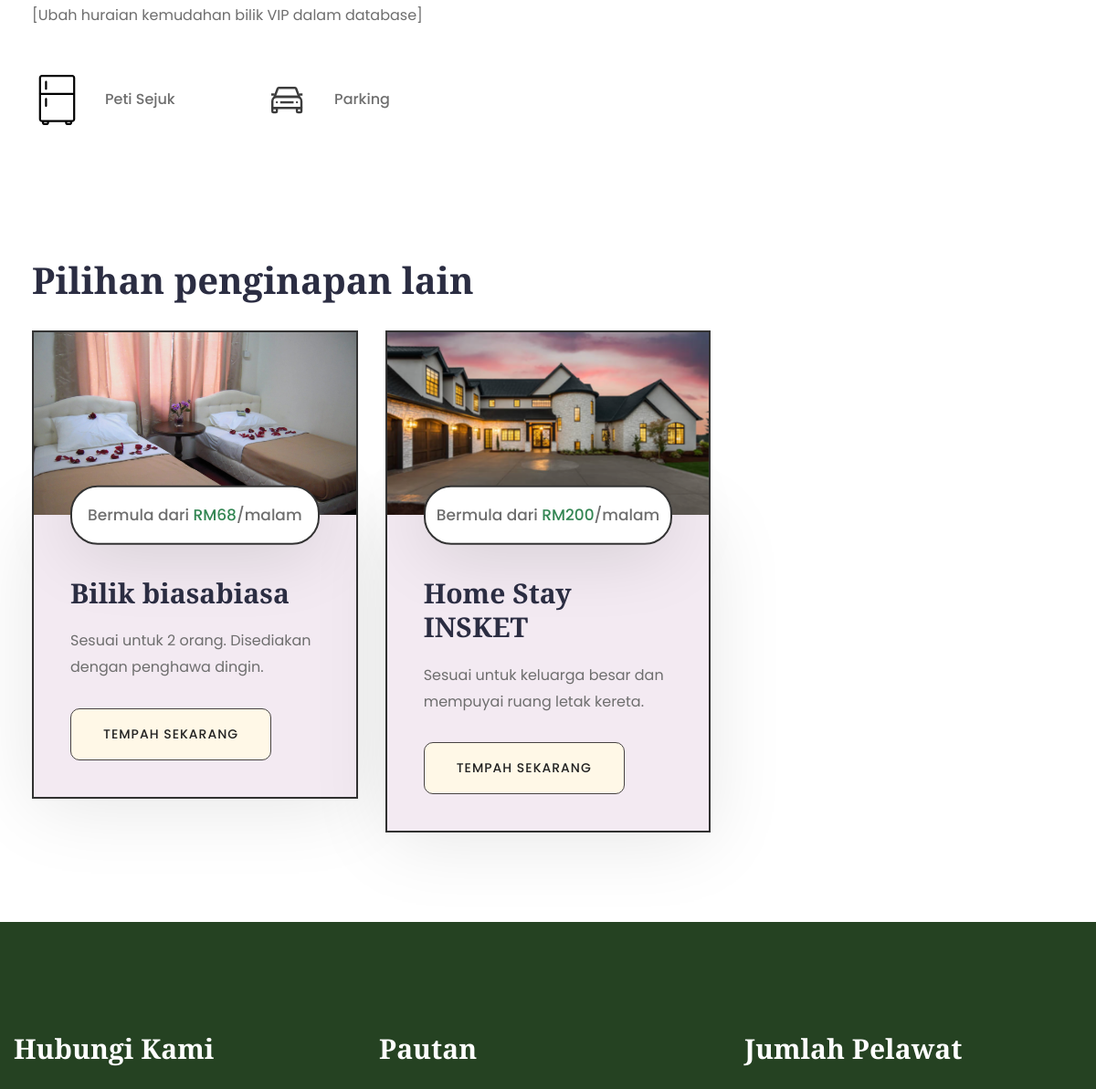
Page /room_details.php?room_id=2 (middle part) on the earlier database version.
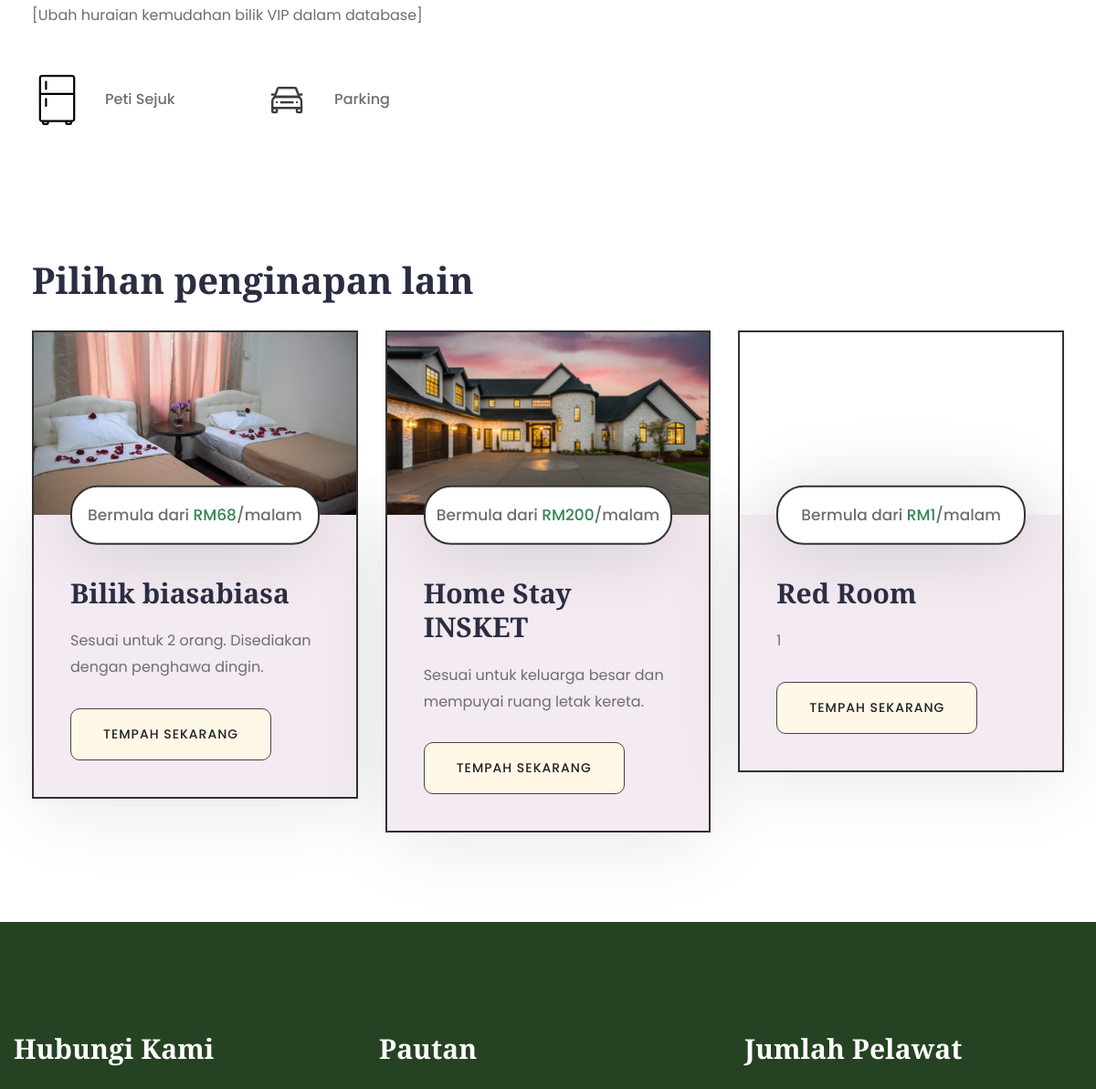
Same page on the later database version.
### tables this page shows
CREATE TABLE `kemudahan` (
  `id_kemudahan` int(11) NOT NULL,
  `nama` varchar(25) DEFAULT NULL,
  `icon_url` varchar(100) DEFAULT NULL
);

CREATE TABLE `bilik` (
  `id_bilik` int(10) NOT NULL,
  `nama_bilik` varchar(50) DEFAULT NULL,
  `kapasiti` int(4) DEFAULT NULL,
  `jenis_bilik` varchar(15) DEFAULT NULL,
  `harga_semalaman` float DEFAULT NULL,
  `huraian_kemudahan` text DEFAULT NULL,
  `huraian_pendek` text DEFAULT NULL,
  `huraian` text DEFAULT NULL,
  `max_capacity` int(3) DEFAULT NULL,
  `id_admin` int(10) DEFAULT NULL
);

### Models/room.php (called while the page is built, shortened)
<?php
class Room
{
    private $id;
    private $name;
    private $price;
    private $shortDesc;
    private $imgMain;
    private $aminitiesList;
    public function __construct($id, $name, $capacity, $type, $price, $amenDesc, $shortDesc, $longDesc, $maxCapacity, $imgMain, $imgBanner, $imgList, $aminitiesList)
    {
        $this->id = $id;
        $this->name = $name;
        $this->price = $price;
        $this->shortDesc = $shortDesc;
        $this->imgMain = $imgMain;
        $this->aminitiesList = $aminitiesList;
    }
    public function getId()
    {
        return $this->id;
    }
    public function getName()
    {
        return $this->name;
    }
    public function getPrice()
    {
        return $this->price;
    }
    public function getShortDesc()
    {
        return $this->shortDesc;
    }
    public function getImgMain()
    {
        return $this->imgMain;
    }
    public function getAminitiesList()
    {
        return $this->aminitiesList;
    }
    public static function getAllRooms()
    {
        $conn = DBConnection::getConnection();
        $rooms = [];
        $sql = "SELECT id_bilik FROM bilik";
        $result = $conn->query($sql);
        if ($result->num_rows > 0) {
            while ($row = $result->fetch_assoc()) {
                $rooms[] = Room::getRoomById($row['id_bilik']);
            }
        }
        return $rooms;
    }
    public static function getRoomById($roomId)
    {
        $conn = DBConnection::getConnection();
        $imgMain = Room::getRoomImageByType($roomId, 'main');
        $imgBanner = Room::getRoomImageByType($roomId, 'banner');
        $imgList = Room::getRoomImageByType($roomId, 'add');
        $aminitiesList = Room::getAmenList($roomId);
        $sql = "SELECT * FROM bilik WHERE id_bilik = ?";
        $stmt = $conn->prepare($sql);
        $stmt->bind_param("i", $roomId);
        $stmt->execute();
        $result = $stmt->get_result();
        if ($result->num_rows > 0) {
            $row = $result->fetch_assoc();
            $room = new Room(
                $row['id_bilik'],
                $row['nama_bilik'],
                $row['kapasiti'],
                $row['jenis_bilik'],
                $row['harga_semalaman'],
                $row['huraian_kemudahan'],
                $row['huraian_pendek'],
                $row['huraian'],
                $row['max_capacity'],
                $imgMain,
                $imgBanner,
                $imgList,
                $aminitiesList,
            );
            return $room;
        } else {
            $stmt->close();
            return null;
        }
    }
    public static function getRoomImageByType($room_id, $type)
    {
        $conn = DBConnection::getConnection();
        $sql = "SELECT url_gambar FROM url_gambar WHERE id_bilik = ? AND jenis_gambar = ?";
        $stmt = $conn->prepare($sql);
        $stmt->bind_param("is", $room_id, $type);
        $stmt->execute();
        $result = $stmt->get_result();
        $images = [];
        while ($row = $result->fetch_assoc()) {
            $images[] = $row['url_gambar'];
        }
        return ($type === 'main' || $type === 'banner') ? ($images[0] ?? null) : $images;
    }
    public static function getAmenList($room_id)
    {
        $conn = DBConnection::getConnection();
        $sql = "SELECT k.nama, k.icon_url FROM kemudahan k LEFT JOIN bilik_kemudahan b ON k.id_kemudahan = b.id_kemudahan WHERE b.id_bilik = ?";
        $stmt = $conn->prepare($sql);
        $stmt->bind_param("i", $room_id);
        $stmt->execute();
        $result = $stmt->get_result();
        $amenList = [];
        while ($row = $result->fetch_assoc()) {
            $amenList[] = [
                'name' => $row['nama'],
                'icon_url' => $row['icon_url']
            ];
        }
        return $amenList;
    }
}

### room_details.php (the view, shortened to what the changed rows need)
<!DOCTYPE html>
<html lang="en">
<head>
    <link href="assets/css/bootstrap.css" rel="stylesheet">
    <link href="assets/css/style.css" rel="stylesheet">
    <link href="assets/css/responsive.css" rel="stylesheet">
    <link href="assets/css/color.css" rel="stylesheet">
    <link href="assets/css/preloader.css" rel="stylesheet">
</head>
<body>
    <div class="page-wrapper">
        <?php
        include_once 'Models/room.php';
        $room_details = Room::getRoomById($_GET['room_id']);
        if (empty($room_details)) {
        ?>
            <div class="page-title" style="background-image: url(assets/images/background/blok_asarama.webp);">
                <div class="auto-container">
                    <h1>Pakej Penginapan</h1>
                </div>
            </div>
        <?php
            include 'partials/404 barang tak jumpa.php';
        } else {
        ?>
            <section class="section-padding">
                <div class="auto-container">
                    <div class="row">
                        <div class="col-lg-8 pe-lg-35">
                            <div class="single-post">
                                <div class="row mb_30">
                                    <?php
                                    $amenities = $room_details->getAminitiesList();
                                    if (empty($amenities)) {
                                        echo '<p>No amenities available.</p>';
                                    } else {
                                        foreach ($amenities as $row) {
                                            echo '<div class="col-md-4 col-sm-6 mb_45">';
                                            echo '<div class="d-flex align-items-center">';
                                            echo '<img src="' . $row['icon_url'] . '" alt="' . $row['name'] . ' icon" class="theme-color fs_40 w_55 mr_25">';
                                            echo '<p class="fw_medium mb_0">' . $row['name'] . '</p>';
                                            echo '</div>';
                                            echo '</div>';
                                        }
                                    }
                                    ?>
                                </div>
                            </div>
                        </div>
                    </div>
                </div>
            </section>
        <?php
            include 'partials/additional_room.php';
        }
        include 'partials/footer.php'; ?>
    </div>
</body>
</html>

### partials/additional_room.php (shortened to what the changed rows need)
<section class="section-padding">
        <div class="auto-container">
            <div class="row">
                <?php
                try{
                    $selected_room_id = isset($_SESSION['room_id']) ? (int)$_SESSION['room_id'] : 0;
                    $rooms = Room::getAllRooms();
                    if (!empty($rooms)) {
                        foreach ($rooms as $room) {
                            $room_id = $room->getId();
                            if ($room_id == $selected_room_id) {
                                continue;
                            }
                            $room_name = $room->getName();
                            $short_description = $room->getShortDesc();
                            $price = $room->getPrice();
                            $main_img = $room->getImgMain();
                    ?>
                        <div class="col-lg-4 col-md-6">
                            <div class="room-1-block wow fadeInUp" data-wow-delay=".2s" data-wow-duration="1.2s">
                                <div class="room-1-image hvr-img-zoom-1" style="height: 200px; width:auto">
                                    <img src="<?php echo htmlspecialchars($main_img); ?>" alt="">
                                </div>
                                <div class="room-1-content">
                                    <p class="room-1-meta-info">Bermula dari <span class="theme-color">RM<?php echo htmlspecialchars($price); ?></span>/malam</p>
                                    <h4 class="room-1-title mb_20">
                                        <a href="room_details.php?room_id=<?php echo htmlspecialchars($room_id); ?>.php">
                                            <?php echo htmlspecialchars($room_name); ?>
                                        </a>
                                    </h4>
                                    <p class="room-1-text mb_30"><?php echo htmlspecialchars($short_description); ?></p>
                                    <div class="link-btn">
                                        <a href="room_details.php?room_id=<?php echo htmlspecialchars($room_id); ?>" class="btn-1 btn-alt">Tempah Sekarang <span></span></a>
                                    </div>
                                </div>
                            </div>
                        </div>
                    <?php
                    }
                    }
                    else {
                        echo "<p>No rooms available at the moment.</p>";
                    }
                }catch (mysqli_sql_exception $e) {
                    echo "Error: " . $e->getMessage();
                }
                    ?>
            </div>
        </div>
    </section>

Differences in the rows shown:
added bilik: harga_semalaman "1", nama_bilik "Red Room", huraian_pendek "1"
